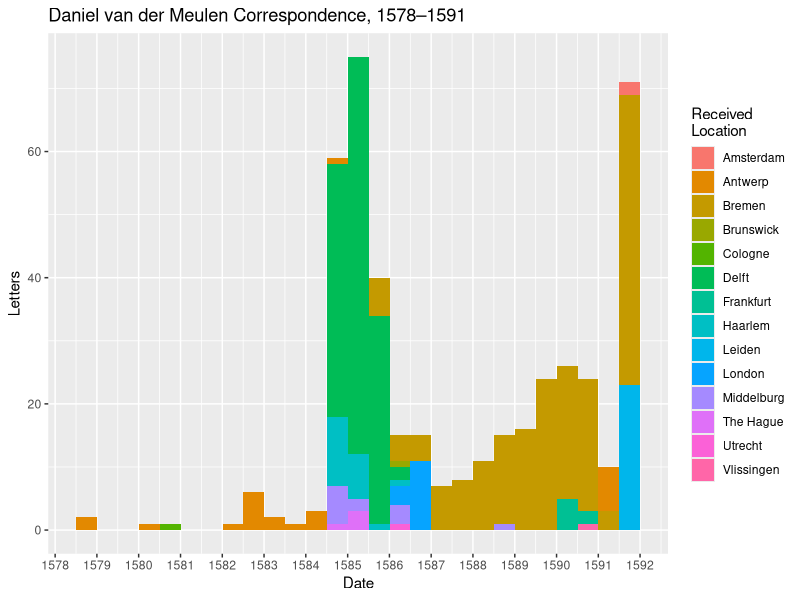
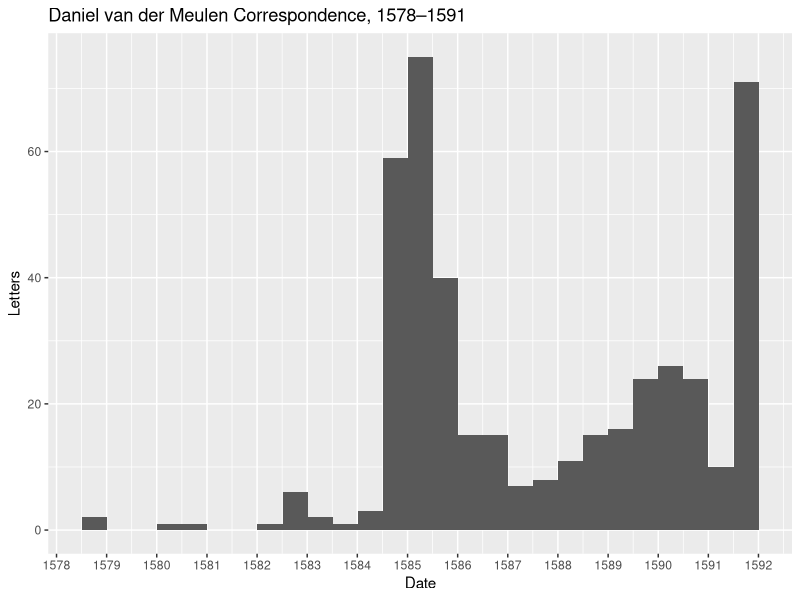
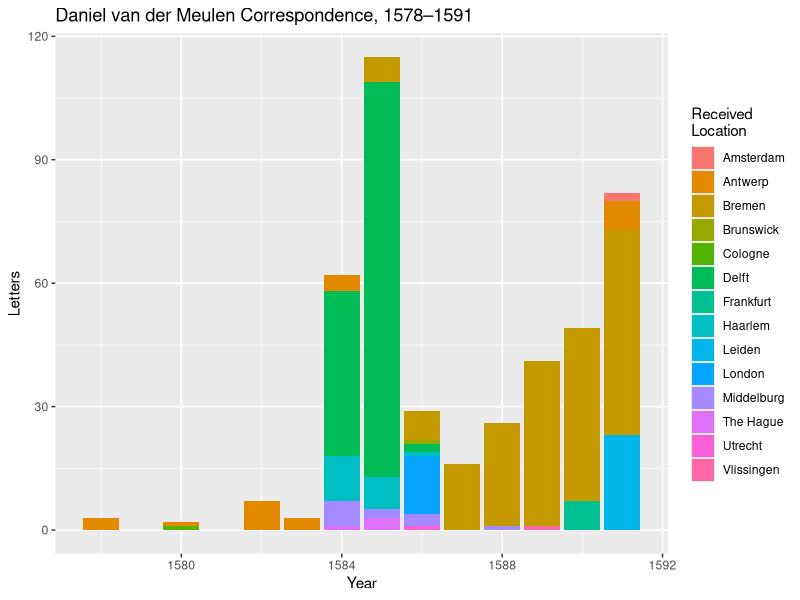

Write R code to recreate these figures, in order.
### Histogram and bar charts by year/date ###

library(tidyverse)

letters <- read_csv("data/dvdm-correspondence-1591.csv")

# Histogram of letters with fill by destination

letters_clean <- filter(letters, destination != "NA")

ggplot(letters_clean) +
  geom_histogram(mapping = aes(x = date, fill = destination), binwidth = 182.5) +
  scale_x_date(date_breaks = "1 year", date_labels = "%Y") +
  labs(title = "Daniel van der Meulen Correspondence, 1578–1591",
       x = "Date", y = "Letters", fill = "Received\nLocation")

ggplot(letters_clean) +
  geom_histogram(mapping = aes(x = date), binwidth = 182.5) +
  scale_x_date(date_breaks = "1 year", date_labels = "%Y") +
  labs(title = "Daniel van der Meulen Correspondence, 1578–1591",
       x = "Date", y = "Letters", fill = "Received\nLocation")

ggplot(letters_clean) +
  geom_bar(mapping = aes(x = year, fill = destination)) +
  labs(title = "Daniel van der Meulen Correspondence, 1578–1591",
       x = "Year", y = "Letters", fill = "Received\nLocation")